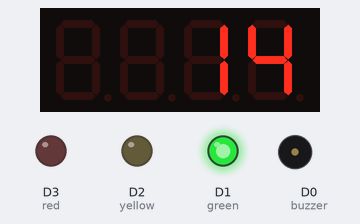
A sketch run on a simulated ESP8266 (NodeMCU). Parts: 4-digit seven-segment display, output pins drawn as LEDs (lit = HIGH), buzzer (waves = sounding). What the sketch prints to the serial monitor is not drawn.

Above: at 1.1 s.
At 6.2 s:
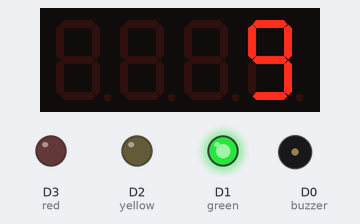
At 12.3 s:
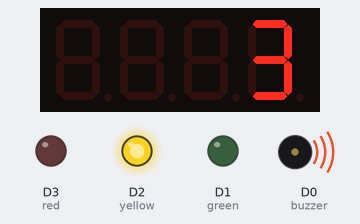
At 15.4 s:
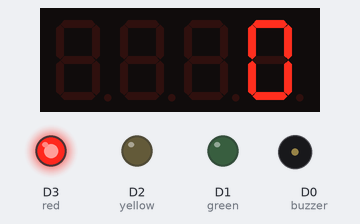
At 21.5 s:
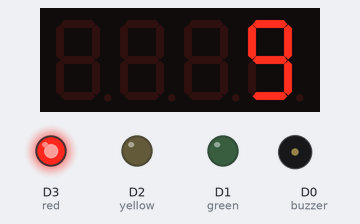
At 29.7 s:
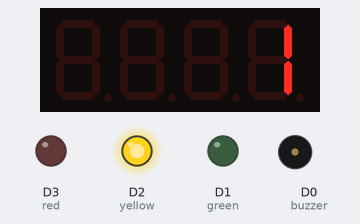
Timing chart, 0 to 32.1 s (numbered marks = the images above):
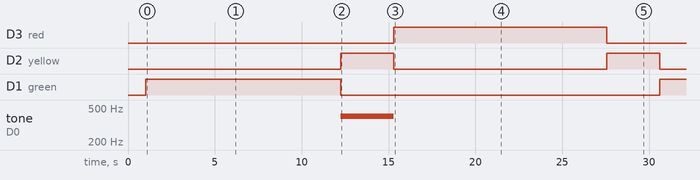

The sketch:

Traffic_Light.ino
```cpp
#include <TM1637Display.h>

// Module connection pins (Digital Pins)
#define CLK D6
#define DIO D5
#define buzzer D0

#define red D3
#define yellow D2
#define green D1

TM1637Display display(CLK, DIO);

void setup() {
  // put your setup code here, to run once:
  pinMode(red,OUTPUT);
  pinMode(yellow,OUTPUT);
  pinMode(green,OUTPUT);
  Serial.begin(9600);
}

void loop() {
  // put your main code here, to run repeatedly:
  int sayi = 15;
  int n=0;
  display.setBrightness(7);
  while(n<sayi)
  {
    sayi--;
    delay(1000);
    display.showNumberDec(sayi, false);
    Serial.print(sayi);
    if(sayi<16 && sayi>3)
    {
      digitalWrite(green,HIGH);
      digitalWrite(red,LOW);
      }
    if(sayi<4 && sayi>0)
    {
      digitalWrite(green,LOW);
      digitalWrite(yellow,HIGH);
      tone(buzzer,400);
      }
    if(sayi==0){
      digitalWrite(yellow,LOW);
      digitalWrite(red,HIGH);
      tone(buzzer,0);
      sayi = 15;
      while(n<sayi){
      sayi--;
    delay(1000);
    display.showNumberDec(sayi, false);
    if(sayi<4)
    {
      digitalWrite(red,LOW);
      digitalWrite(yellow,HIGH);
      }
      if(sayi==0)
    {
      digitalWrite(green,HIGH);
      digitalWrite(yellow,LOW);
      }
    }
    }

}
}
```

Measured:
- by itself, D3 (red): LOW → HIGH at 15.3 s, → LOW 12.3 s later
- by itself, D2 (yellow): alternates HIGH for 3.1 s and LOW for 12.3 s
- by itself, D1 (green): LOW → HIGH at 1.0 s, → LOW 11.2 s later, → HIGH 18.4 s later
- by itself, tone on D0 (buzzer): silent → 400 Hz at 12.3 s, → silent 3.1 s later
- what the display in image 0 shows lasts 1.0 s, from 1.0 s to 2.0 s
